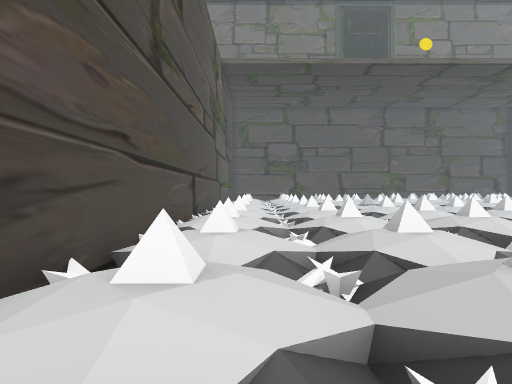
view 1 (above)

24 first-person views from a walk through a scene from a Unity 3-D project. The camera is 1.3 m above the floor, looks level and sees 80° across. The floor is counted in squares, 2 m on a side. Each view is taken from the middle of a square. On the plan, view 1 faces up. The plan holds only what a view shows up to about 10 squares ahead; the rest is blank. The place goes on beyond the plan. The player is left out.

view 2
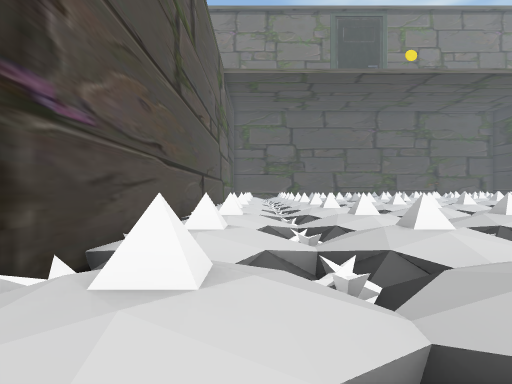

view 3
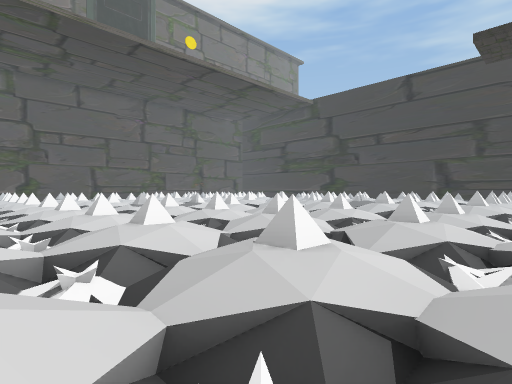

view 4
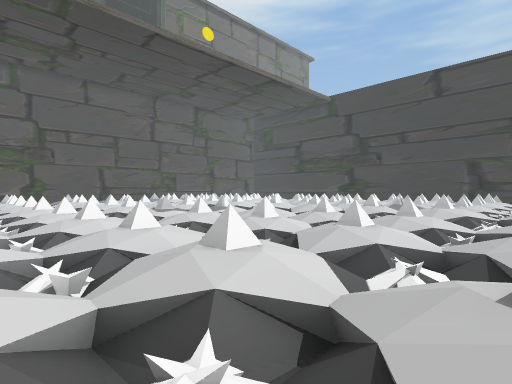

view 5
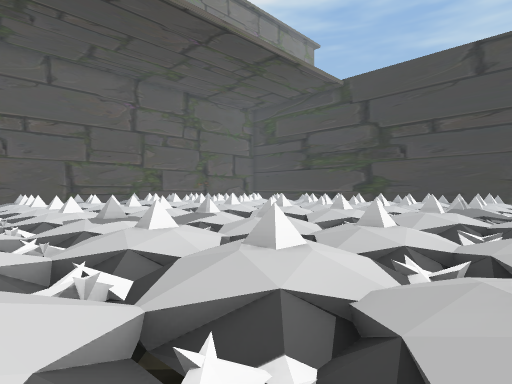

view 6
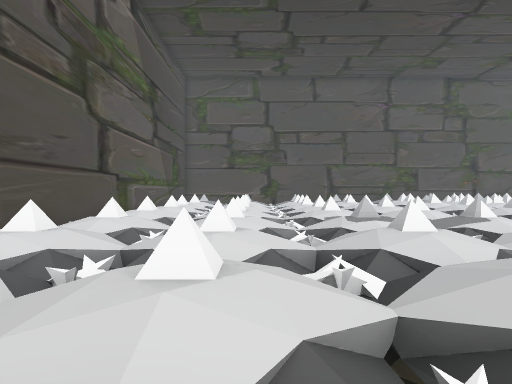

view 7
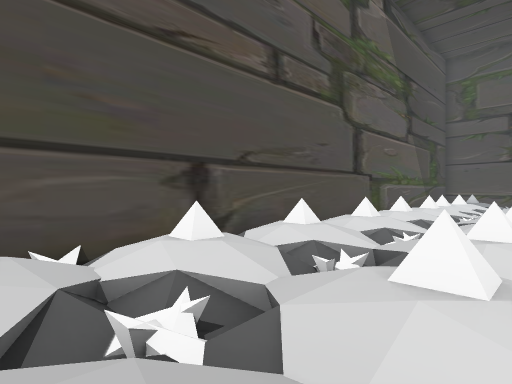

view 8
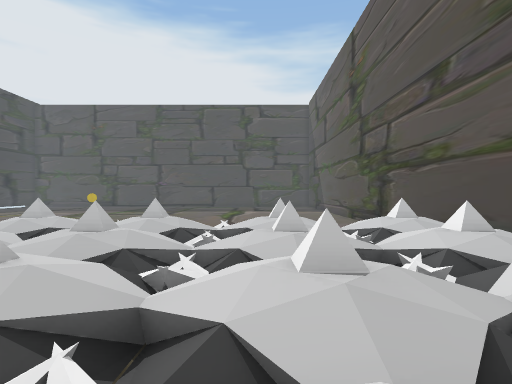

view 9
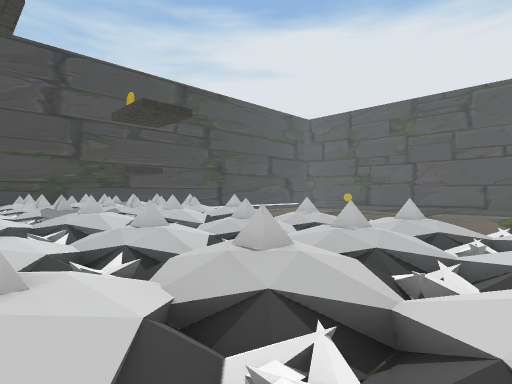

view 10
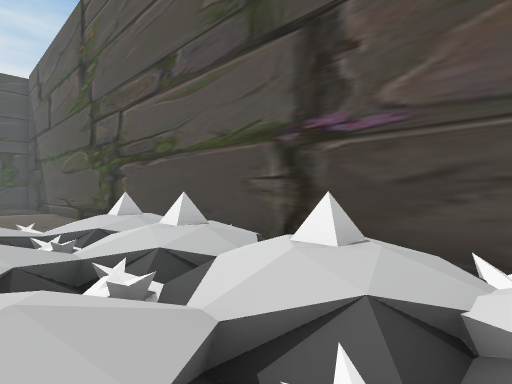

view 11
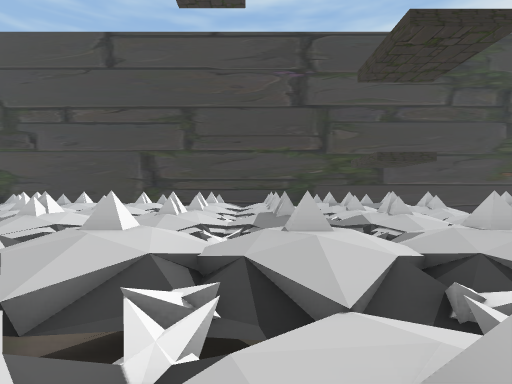

view 12
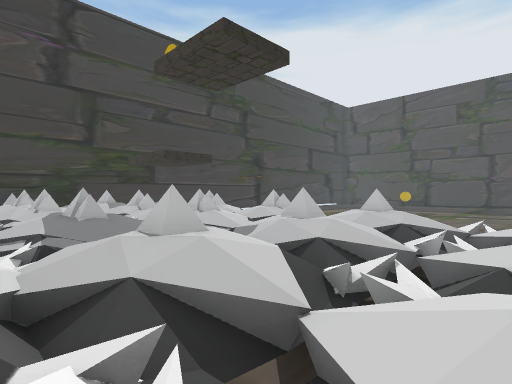

view 13
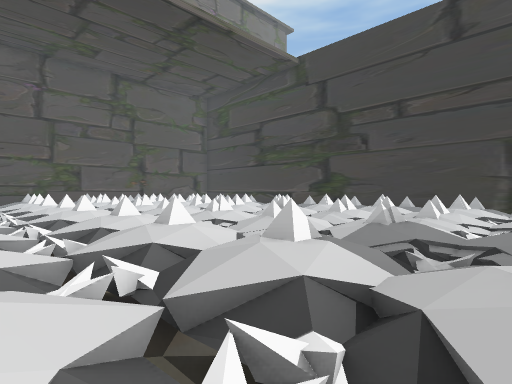

view 14
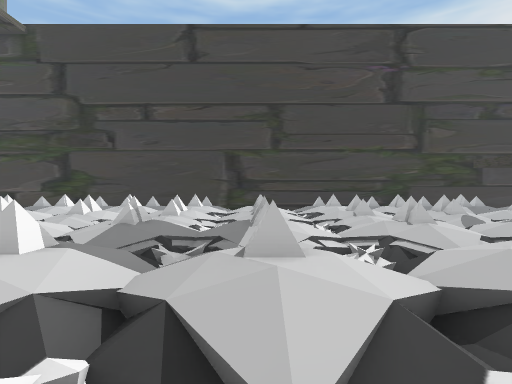

view 15
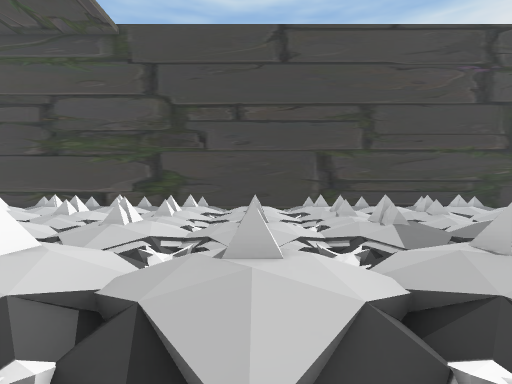

view 16
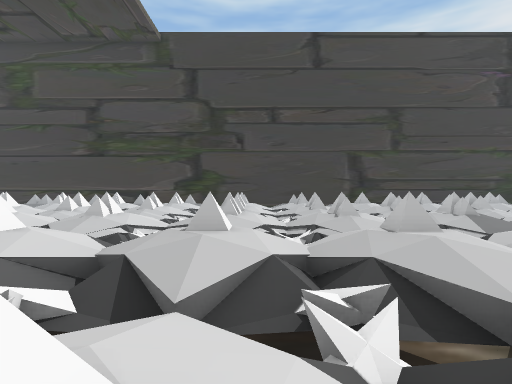

view 17
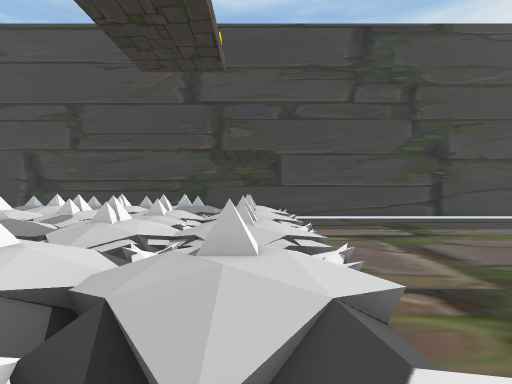

view 18
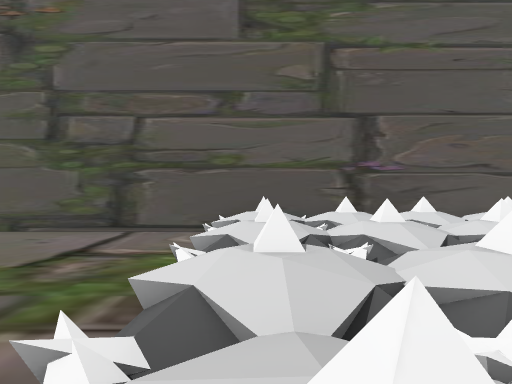

view 19
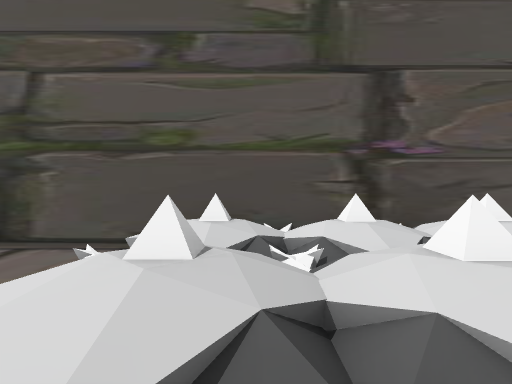

view 20
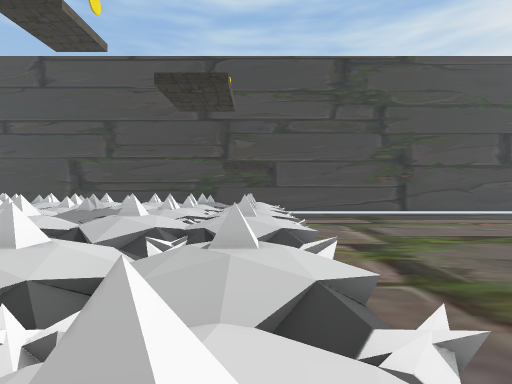

view 21
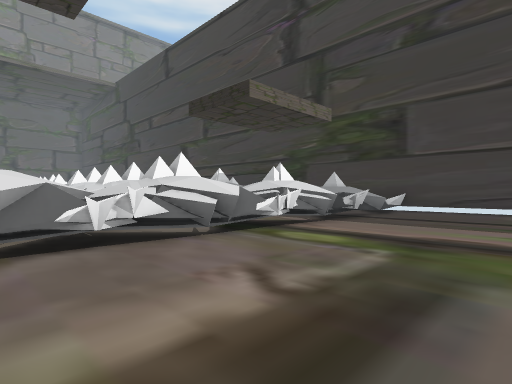

view 22
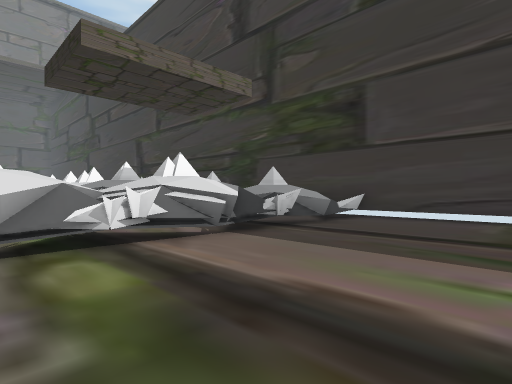

view 23
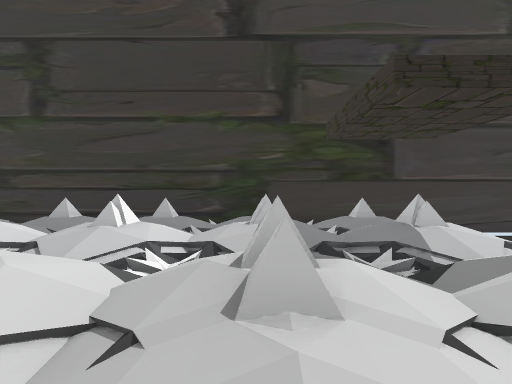

view 24
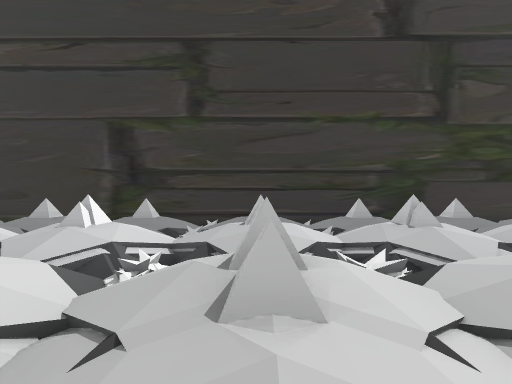

### Floor plan
Key: @ floor where view 1 was taken; # wall or solid block; x gap in a wall; . main floor; : floor 1.25 m higher than the main floor; + floor 1.5 m higher than the main floor; * floor 1.75 m higher than the main floor; % floor 2 m higher than the main floor; / step, stairs or slope; = window, fence, low wall or low ledge.
Columns run from 3 left of view 1 to 26 right of it. Each row starts with its distance up from view 1.
 18  #=/==/=*= *=#////=//=
 17  # //  //  / //=//////
 16 ##=*==*=/= *=#/==/= /=
 15 #////////*/////%//%///
 14 # //=  =/ =//#//=// //
 13 ##=*/=*/*===///=//= +=       #
 12 #///=//#//=//#//=/////       #
 11 #  //////*/////%//%//*    /* #
 10 ##=*==*=/==*=#/=//= /= /=//= #
  9 #/////////=////+//+/// ///   #
  8 #x=/==*=*===/=/= /=//=//= /= #
  7 #////////////////// /////////#
  6 #/ ////////////////////// ///#
  5 ##=*/=*=*===///=//=//=%/=//= #
  4 #///=//=///// ///// //////// #
  3 #//////////////*//%/////*//+/#
  2 #///==*=*===/=/= /=//=//= /= #
  1 #//////////////+//+/////+//:/#
  0 ##=@==*=/=x=///=//=//=*/=//= #
 -1 #///=//=/////=//=//////// // #
 -2 #////////////////////////////#
 -3 #x=/==*=*===/=/= /=//=//= /= #
 -4 #////////////#/#///////////=/#
 -5 #............................#
 -6 #......... ..................#
 -7 #........   .................#
 -8 #......       .............  #

Positions as (right, up) in squares from view 1, and headings:
1: (0, 0), facing up
2: (0, -2), facing up
3: (0, 3), facing up-right
4: (0, 5), facing up-right
5: (3, 8), facing up-right
6: (3, 8), facing up
7: (3, 8), facing up-left
8: (3, 5), facing down
9: (3, 5), facing down-right
10: (2, 4), facing down-left
11: (8, 3), facing right
12: (9, 4), facing down-right
13: (9, 8), facing up-right
14: (9, 8), facing right
15: (9, 13), facing right
16: (8, 15), facing right
17: (9, -3), facing right
18: (9, -3), facing left
19: (5, -2), facing left
20: (5, -3), facing right
21: (15, -8), facing up-right
22: (18, -8), facing up-right
23: (16, 0), facing right
24: (16, 5), facing right
